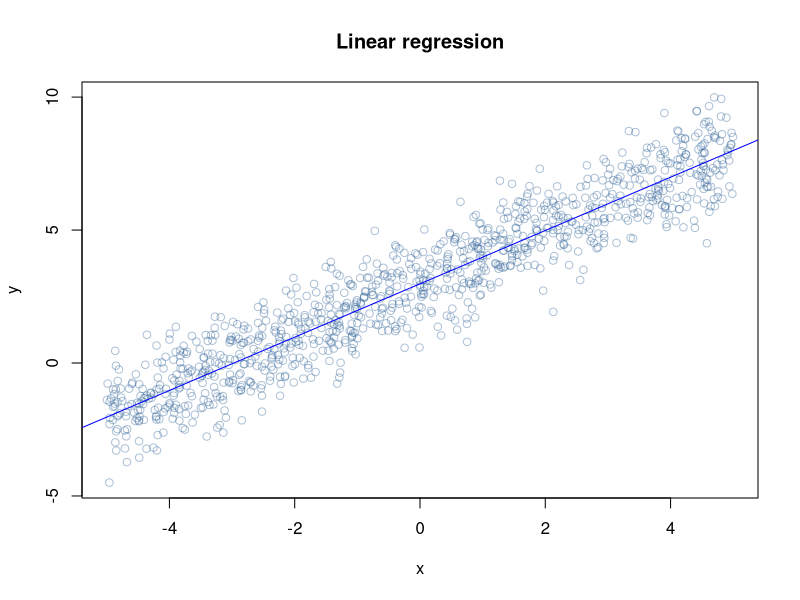
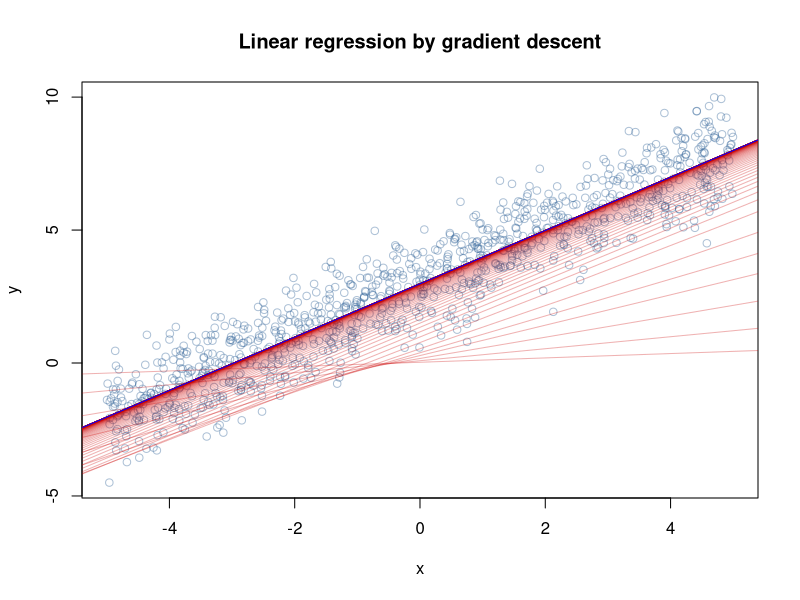
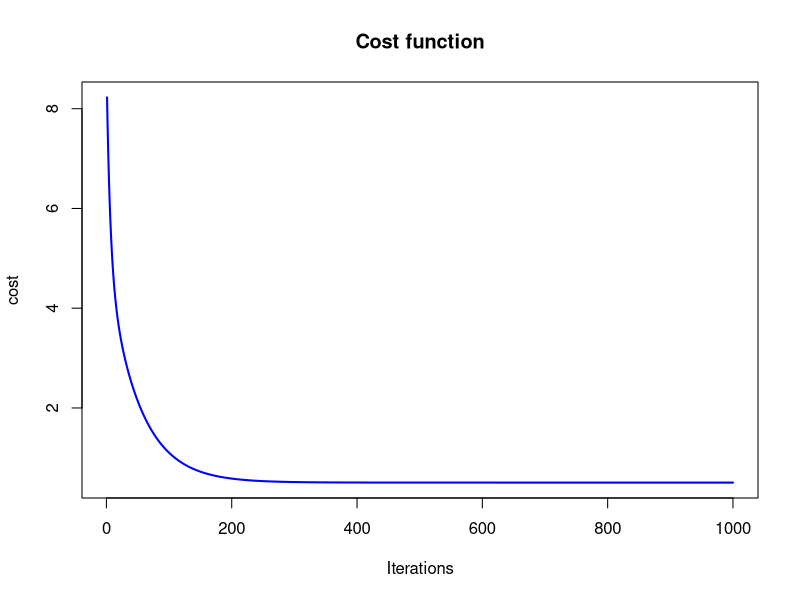

Write R code to recreate these figures, in order.
#http://www.r-bloggers.com/linear-regression-by-gradient-descent/
##
## Liniowa regresja na bazie najszybszego spadku
## na podstawie
## https://www.coursera.org/learn/machine-learning/lecture/kCvQc/gradient-descent-for-linear-regression
## http://cs229.stanford.edu/notes/cs229-notes1.pdf

# generate random data in which y is a noisy function of x
x <- runif(1000, -5, 5)
y <- x + rnorm(1000) + 3

# fit a linear model
res <- lm( y ~ x )

# plot the data and the model
plot(x,y, col=rgb(0.2,0.4,0.6,0.4), main='Linear regression')
abline(res, col='blue')

# squared error cost function
cost <- function(X, y, theta) {
  sum( (X %*% theta - y)^2 ) / (2*length(y))
}

# learning rate and iteration limit
alpha <- 0.01
num_iters <- 1000

# keep history
cost_history <- double(num_iters)
theta_history <- list(num_iters)

# initialize coefficients
theta <- matrix(c(0,0), nrow=2)

# add a column of 1's for the intercept coefficient
X <- cbind(1, matrix(x))

# gradient descent
for (i in 1:num_iters) {
  error <- (X %*% theta - y)
  delta <- t(X) %*% error / length(y)
  theta <- theta - alpha * delta
  cost_history[i] <- cost(X, y, theta)
  theta_history[[i]] <- theta
}

# plot data and converging fit
plot(x,y, col=rgb(0.2,0.4,0.6,0.4), main='Linear regression by gradient descent')
for (i in c(1,3,6,10,14,seq(20,num_iters,by=10))) {
  abline(coef=theta_history[[i]], col=rgb(0.8,0,0,0.3))
}
abline(coef=theta, col="blue")

# check out the trajectory of the cost function
cost_history[seq(1,num_iters, by=100)]
plot(cost_history, type='l', col='blue', lwd=2, main='Cost function', ylab='cost', xlab='Iterations')

